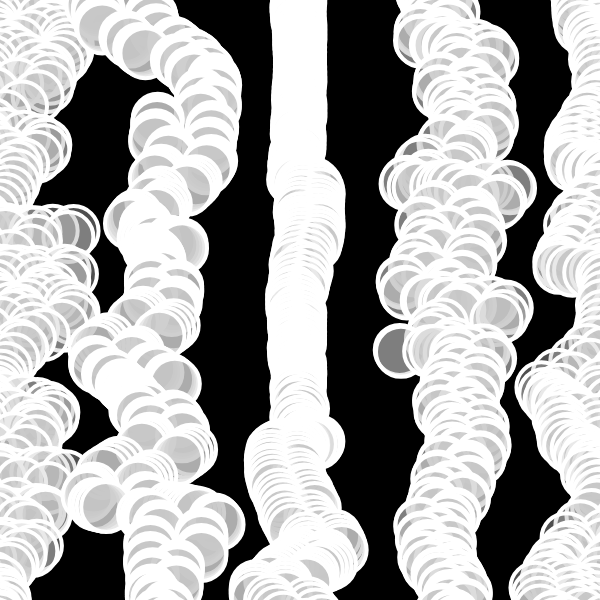
Frame 1 (no input)
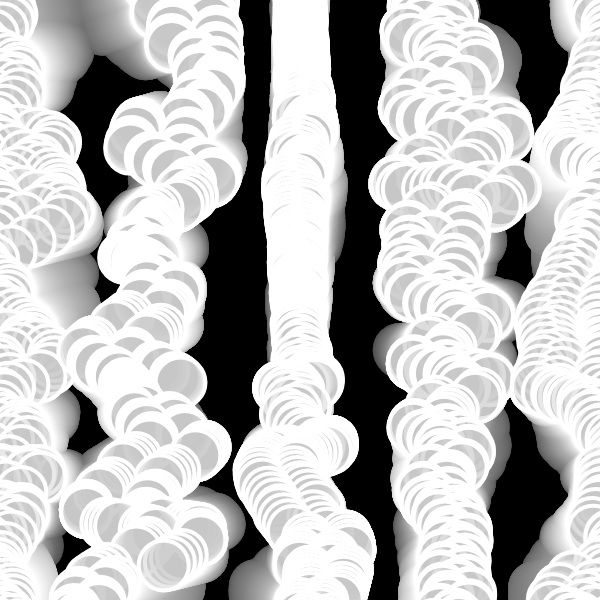
Frame 60 (no input)
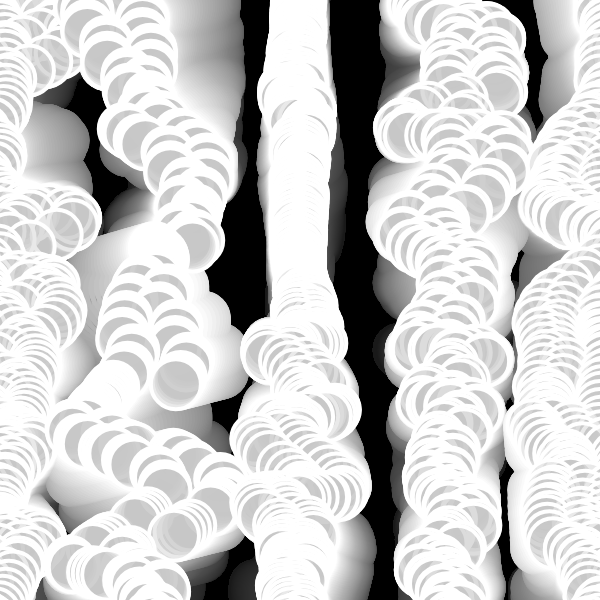
Frame 120 (the mouse pressed at the canvas centre since frame 60)

The p5.js sketch that drew these frames (run headless with seeded random() and noise() and a simulated clock; from frame 60 on, the mouse is pressed at the canvas centre):

// p5.js sketch
// ── sketch.js
//inspo from Fiona 

let moverSystems = [];
let num = 10;
let cells, cols, rows;
let offset, margin;
let cellW, cellH;
let bg;
let graphics;

function setup() {
  w = 600;
  var canvas;
    if(windowWidth>=600 && windowHeight >=600){
      canvas = createCanvas(600, 600);
    }
    else{
      canvas = createCanvas(windowWidth, windowHeight - 100);
    }

  var x = (windowWidth - width) / 2;
  var y = (windowHeight - height) / 2;

  canvas.position(x, y);
  background(0);
  noStroke();

}
var t = 0;

function draw(){
  background(0, 5)
  t+=1/600
  fill(200, 100)
  for(var x=0;x<width+30;x+=150){
    for(var y=-40;y<height+40;y+=2){
        stroke(200, 10)
      strokeWeight(4)
      var a=noise(x,y/width,t)*100
    　var b=noise(x,y/width+t)*5
      // line(x+cos(b)*(sin(a)-sin(x|y))*40,y+sin(a)*10,width/2, height/2)
      stroke(255)
      ellipse(x+cos(b)*(sin(a)-sin(x|y))*40,y+sin(a)*10, 50, 50);
     }
  }
}
